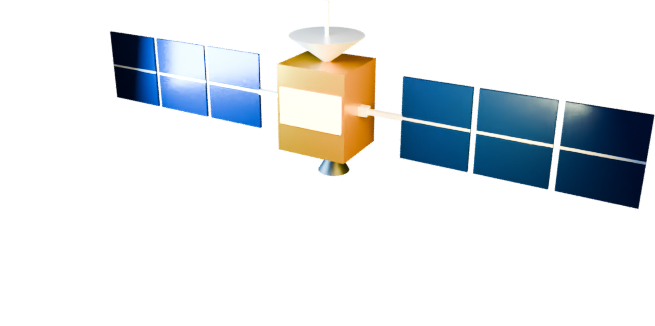
#> input picture reels/tech/reel-navic-clock-saga/site/img/satturn/f00.png, 655 x 326 px; its folder holds only this picture in this run
$ python crop_turn.py
#> lines starting #> are read from the running program, lines starting #| are printed output that depends on the picture; after the words box and inside, x2 and y2 are one past the last pixel; in counts of white or black regions, pixels touching at a corner belong together
#!/usr/bin/env python3
"""Reads site/img/satturn/f*.png, trims each to the shared alpha bbox (keeps the frame-0 centre as anchor), writes site/satturn.js with the geometry. python3 tools/crop_turn.py"""
from PIL import Image; import numpy as np, glob, json, os
R = os.path.dirname(os.path.dirname(os.path.abspath(__file__))); fs = sorted(glob.glob(R + '/site/img/satturn/f*.png'))
ims = [Image.open(f).convert('RGBA') for f in fs]; W, H = ims[0].size
#> after `ims = [Image.open(f).convert('RGBA') for f in fs]`: ims = 1 item
#> after `W, H = ims[0].size`: W = 655; H = 326
bb = [0, 0, 0, 0]; box = None; I = int
for im in ims:
    a = np.asarray(im)[:, :, 3] > 8; ys, xs = np.where(a); b = [xs.min(), ys.min(), xs.max() + 1, ys.max() + 1]
    box = b if box is None else [min(box[0], b[0]), min(box[1], b[1]), max(box[2], b[2]), max(box[3], b[3])]
#> this loop made 1 pass
#> box on pass 1: [109, 0, 655, 210]
#> pass 1, `a = np.asarray(im)[:, :, 3] > 8`:
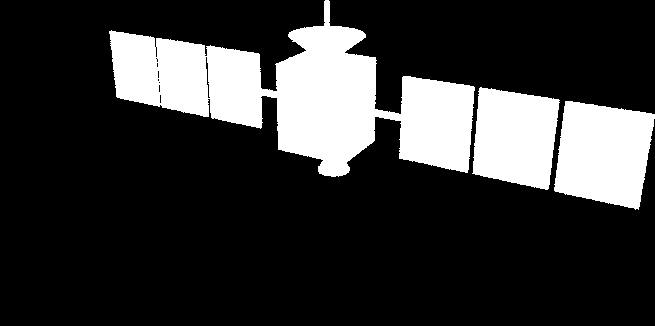
#> a: shape (326, 655) bool; 20.8% white; 3 white regions, box (x1, y1, x2, y2) and area: (109, 0, 475, 177) 28826, (554, 101, 655, 210) 8425, (472, 87, 560, 190) 7110
a0 = np.asarray(ims[0])[:, :, 3] > 8; ys, xs = np.where(a0); f0 = [int(xs.min()), int(ys.min()), int(xs.max() + 1), int(ys.max() + 1)]
#> after `f0 = [int(xs.min()), int(ys.min()), int(xs.max() + 1), int(ys.max() + `: f0 = [109, 0, 655, 210]
for f, im in zip(fs, ims): im.crop(box).save(f)
#> this loop made 1 pass
#> pass 1, `for f, im in zip(fs, ims): im.crop(box).save(f)`:
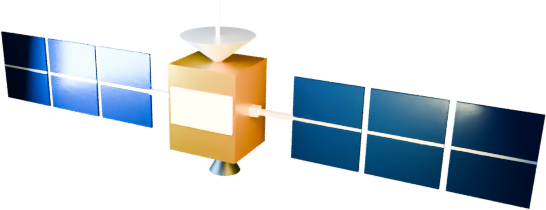
#> saved as f00.png: PIL image 546x210 RGBA; mean R, G, B, A 38.9, 47.7, 52.9, 94.4; transparent parts drawn white
cw, ch = box[2] - box[0], box[3] - box[1]
#> cw = 546; ch = 210
open(R + '/site/satturn.js', 'w').write('window.SATT=' + json.dumps(dict(n=len(fs), w=int(cw), h=int(ch), f0w=int(f0[2] - f0[0]), f0cx=float((f0[0] + f0[2]) / 2 - box[0]), f0cy=float((f0[1] + f0[3]) / 2 - box[1]))) + ';')
print('box', box, 'frame0', f0, 'out', cw, ch)
#| box [109, 0, 655, 210] frame0 [109, 0, 655, 210] out 546 210

$ run again, on reels/tech/reel-navic-clock-saga/site/img/satturn/f04.png
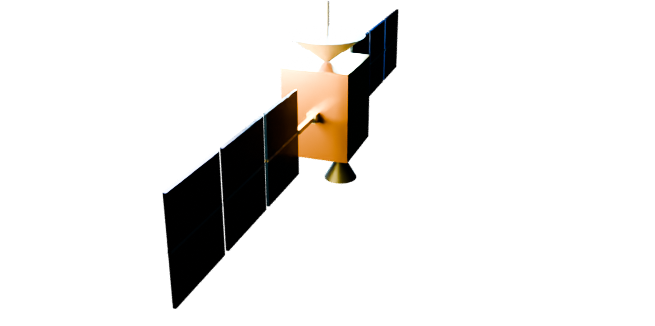
#> input picture reels/tech/reel-navic-clock-saga/site/img/satturn/f04.png, 655 x 326 px
#> ims = 1 item
#> the loop `for im in ims:` made 1 pass
#> box on pass 1: [162, 0, 399, 309]
#> pass 1, `a = np.asarray(im)[:, :, 3] > 8`:
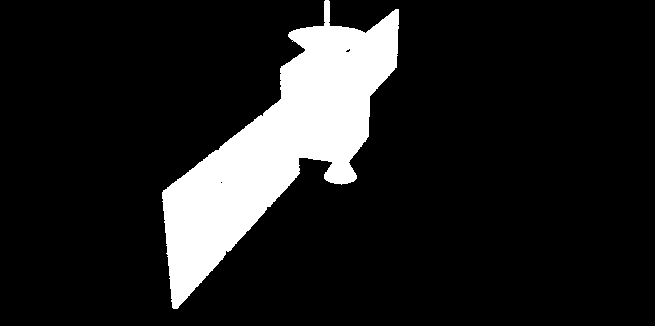
#> a: shape (326, 655) bool; 12.6% white; 1 white region, box (x1, y1, x2, y2) and area: (162, 0, 399, 309) 26911
#> f0 = [162, 0, 399, 309]
#> the loop `for f, im in zip(fs, ims): im.crop(box).save(f)` made 1 pass
#> pass 1, `for f, im in zip(fs, ims): im.crop(box).save(f)`:
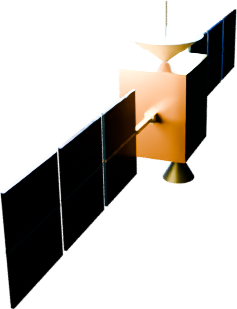
#> saved as f04.png: PIL image 237x309 RGBA; mean R, G, B, A 29.1, 24.8, 19.8, 90.1; transparent parts drawn white
#> cw = 237; ch = 309
#| box [162, 0, 399, 309] frame0 [162, 0, 399, 309] out 237 309

$ run again, on reels/tech/reel-navic-clock-saga/site/img/satturn/f05.png
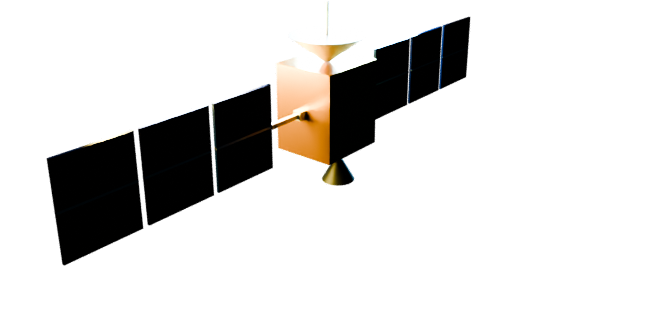
#> input picture reels/tech/reel-navic-clock-saga/site/img/satturn/f05.png, 655 x 326 px
#> ims = 1 item
#> the loop `for im in ims:` made 1 pass
#> box on pass 1: [46, 0, 471, 266]
#> pass 1, `a = np.asarray(im)[:, :, 3] > 8`:
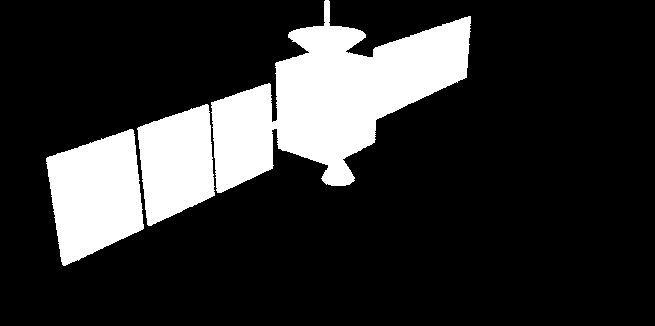
#> a: shape (326, 655) bool; 18.9% white; 3 white regions, box (x1, y1, x2, y2) and area: (211, 0, 471, 193) 23943, (46, 129, 144, 266) 9387, (137, 104, 215, 226) 6933
#> f0 = [46, 0, 471, 266]
#> the loop `for f, im in zip(fs, ims): im.crop(box).save(f)` made 1 pass
#> pass 1, `for f, im in zip(fs, ims): im.crop(box).save(f)`:
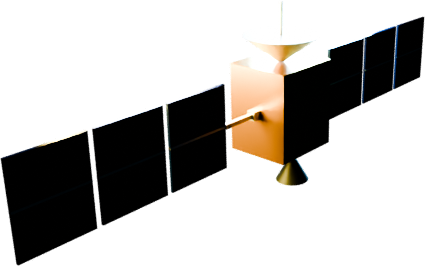
#> saved as f05.png: PIL image 425x266 RGBA; mean R, G, B, A 18.5, 16.2, 13.4, 87.2; transparent parts drawn white
#> cw = 425; ch = 266
#| box [46, 0, 471, 266] frame0 [46, 0, 471, 266] out 425 266

$ run again, on reels/tech/reel-navic-clock-saga/site/img/satturn/f06.png
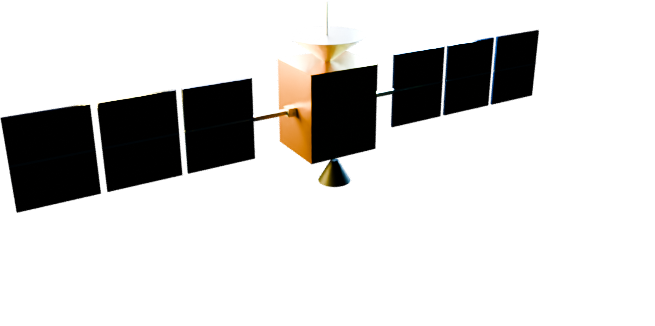
#> input picture reels/tech/reel-navic-clock-saga/site/img/satturn/f06.png, 655 x 326 px
#> ims = 1 item
#> the loop `for im in ims:` made 1 pass
#> box on pass 1: [0, 0, 540, 213]
#> pass 1, `a = np.asarray(im)[:, :, 3] > 8`:
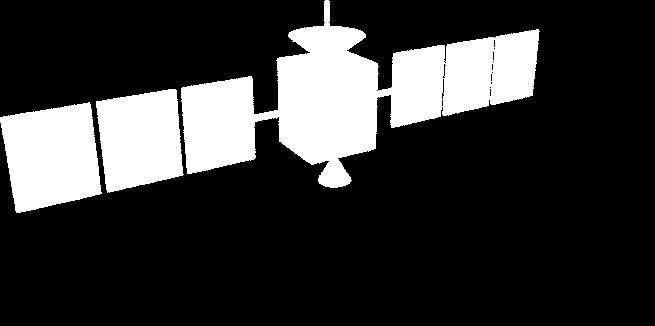
#> a: shape (326, 655) bool; 20.9% white; 3 white regions, box (x1, y1, x2, y2) and area: (181, 0, 540, 188) 28830, (0, 102, 102, 213) 8568, (96, 89, 184, 193) 7178
#> f0 = [0, 0, 540, 213]
#> the loop `for f, im in zip(fs, ims): im.crop(box).save(f)` made 1 pass
#> pass 1, `for f, im in zip(fs, ims): im.crop(box).save(f)`:
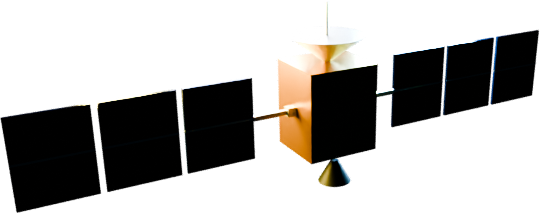
#> saved as f06.png: PIL image 540x213 RGBA; mean R, G, B, A 14.7, 13, 10.8, 94.5; transparent parts drawn white
#> cw = 540; ch = 213
#| box [0, 0, 540, 213] frame0 [0, 0, 540, 213] out 540 213

$ run again, on reels/tech/reel-navic-clock-saga/site/img/satturn/f01.png
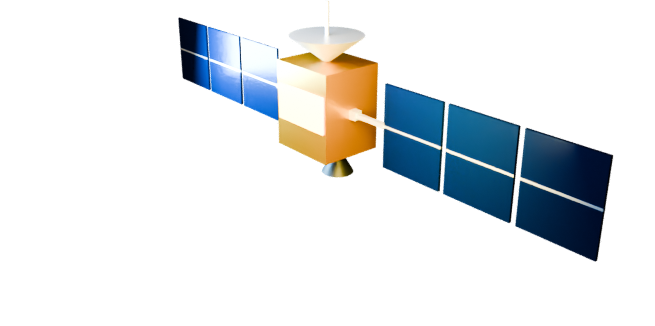
#> input picture reels/tech/reel-navic-clock-saga/site/img/satturn/f01.png, 655 x 326 px
#> ims = 1 item
#> the loop `for im in ims:` made 1 pass
#> box on pass 1: [178, 0, 614, 262]
#> pass 1, `a = np.asarray(im)[:, :, 3] > 8`:
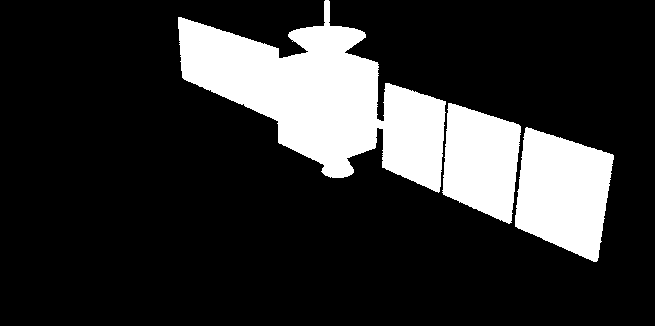
#> a: shape (326, 655) bool; 19% white; 3 white regions, box (x1, y1, x2, y2) and area: (178, 0, 446, 193) 24229, (515, 127, 614, 262) 9419, (442, 103, 521, 224) 7021
#> f0 = [178, 0, 614, 262]
#> the loop `for f, im in zip(fs, ims): im.crop(box).save(f)` made 1 pass
#> pass 1, `for f, im in zip(fs, ims): im.crop(box).save(f)`:
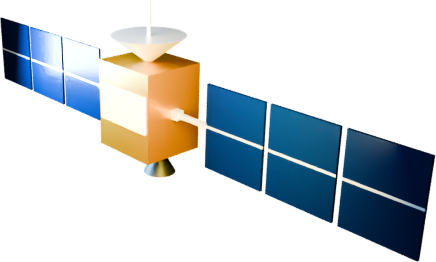
#> saved as f01.png: PIL image 436x262 RGBA; mean R, G, B, A 33.1, 40.5, 44.5, 87.2; transparent parts drawn white
#> cw = 436; ch = 262
#| box [178, 0, 614, 262] frame0 [178, 0, 614, 262] out 436 262
